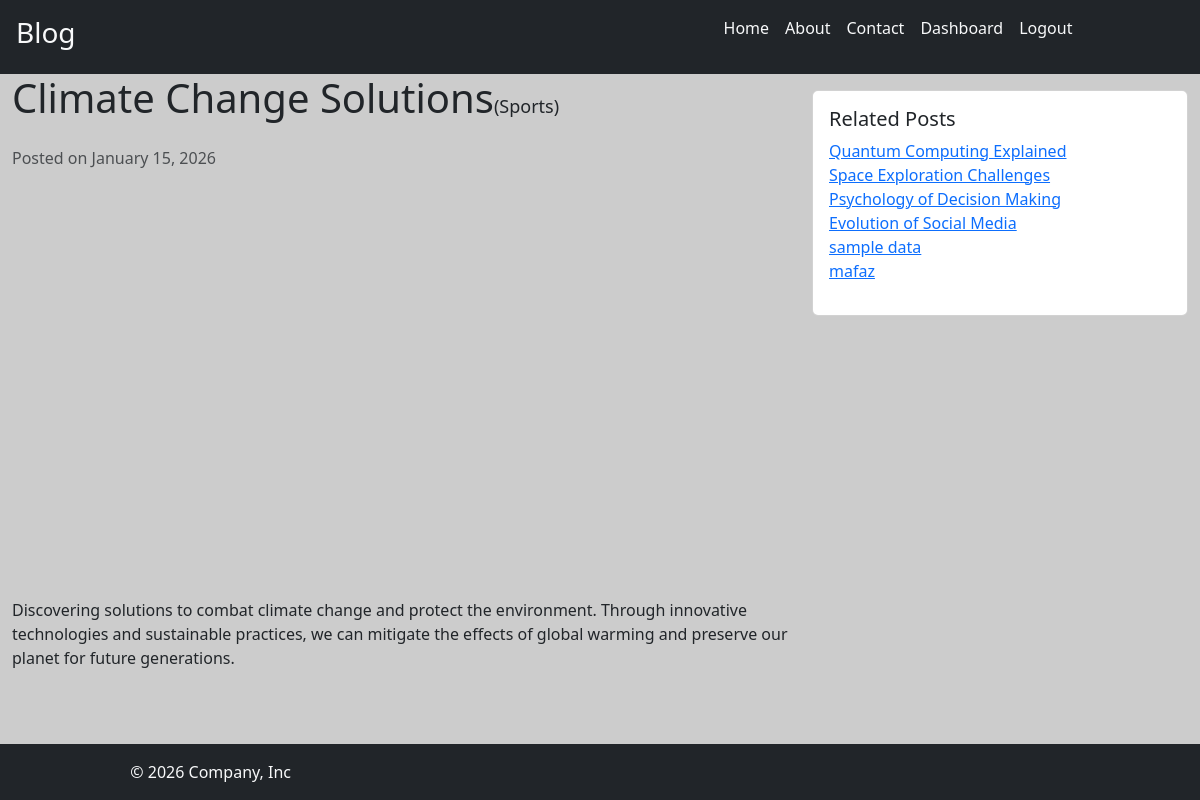
The app's page /post/climate-change-solutions (signed in) with its own data.
### blog/models.py (models this page shows, shortened)
class Post(models.Model):
    title = models.CharField(max_length = 100)
    content = models.TextField()
    img_url = models.ImageField(null = True, upload_to = "posts/images")
    created_at = models.DateTimeField(auto_now_add = True)
    slug = models.SlugField(unique = True)
    category = models.ForeignKey(Categorys, on_delete=models.CASCADE)
    user = models.ForeignKey(User, on_delete=models.CASCADE, null = True)
    is_published = models.BooleanField(default = False)
    @property
    def formatted_img_url(self) :
        url = self.img_url if self.img_url.__str__().startswith(('http://', 'https://')) else self.img_url.url
        return url

class Categorys(models.Model):
    name = models.CharField(max_length = 100)

### blog/views.py (the view)
# urls.py: path('post/<str:slug>', views.post_details, name='details'),
def post_details(request, slug):
    if request.user and not request.user.has_perm('blog.view_post'):
        messages.error(request, "Sorry you are not have a permission to view Detail page !")
        return redirect('index')
    try:
        post = Post.objects.get(slug=slug)
        related_post = Post.objects.filter(category = post.category).exclude(pk = post.id)
        return render(request, 'details.html',{"post_title" : titles[1], "post": post, "related_posts":related_post})
    except Post.DoesNotExist:
        raise Http404("Post does not exist")

### blog/templates/details.html
{% extends "base.html" %}
{% block content %}
    <div class="container-fluid ">
        <div class="row">
            <div class="col-lg-8">
              <h1 class="mb-4">{{post.title}}<small style="font-size:18px">({{post.category.name}})</small></h1>
              <p class="text-muted">Posted on {{post.created_at | date:"F d, Y"}}</p>
              <img style="height:800; width:400" src="{{post.formatted_img_url}}" class="img-fluid mb-4" alt="Blog Image">
              <p>{{post.content}}</p>
            </div>
            <div class="col-lg-4">
              <div class="card mt-3">
                <div class="card-body">
                  <h5 class="card-title">Related Posts</h5>
                  <ul class="list-unstyled">
                    {% for i in  related_posts%}
                    <li><a href="{% url 'details' slug=i.slug %}">{{i.title}}</a></li>
                    {% endfor %}
                  </ul>
                </div>
              </div>
            </div>
        </div>
    </div>
{% endblock %}

### blog/static/blog/style.css (style rules this page uses)
body { background-color: #cccccc; }

### records on screen
Post: title "Climate Change Solutions", category.name "Sports", created_at "January 15, 2026", content "Discovering solutions to combat climate change and protect the environment. Through innovative technologies and sustainable practices, we can mitigate the effects of global warming and preserve our planet for future generations."
Post: title "Quantum Computing Explained"
Post: title "Space Exploration Challenges"
Post: title "Psychology of Decision Making"
Post: title "Evolution of Social Media"
Post: title "sample data"
Post: title "mafaz"
